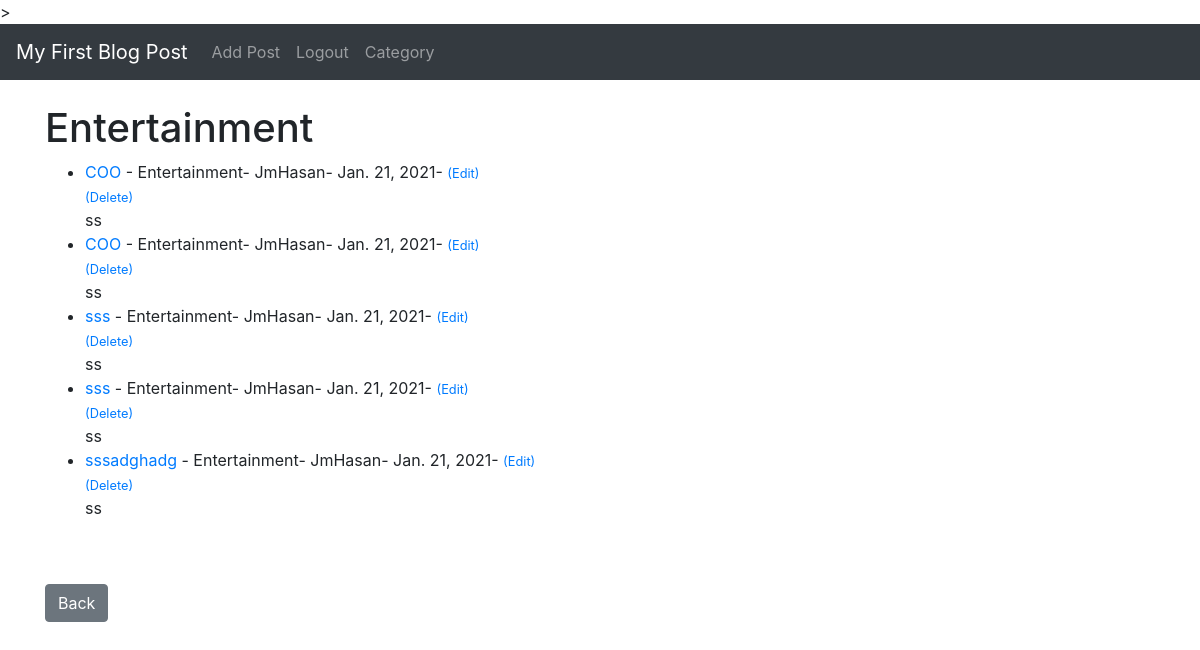
Screenshot of /category/Entertainment/ (signed in) with the database file from the repository.
### theblog/models.py (models this page shows, shortened)
class Post(models.Model):
    title = models.CharField(max_length=255)
    title_tag = models.CharField(max_length=255, default='My Blog')
    author = models.ForeignKey(User, on_delete=models.CASCADE)
    body = models.TextField()
    post_date = models.DateField(auto_now_add=True)
    category = models.CharField(max_length=255, default='coding')

### theblog/views.py (the view)
# urls.py: path('category/<str:cats>/', CategoryView, name='category'),
def CategoryView(request, cats):
    category_posts = Post.objects.filter(category=cats)
    return render(request, 'categories.html', {'cats': cats.title(), 'category_posts': category_posts})

### theblog/templates/categories.html (shortened to what this page needs)
{% extends 'base.html' %}
{% block content %}
{% if category_posts %}
    <h1>{{ cats }}</h1>
    <ul>
    {% for post in category_posts %}
        <li> <a href="{% url 'article-dtail' post.pk %}">{{post.title}} </a>-
            {{post.category}}-
            {{post.author.first_name}}{{post.author.last_name}}-
            {{post.post_date}}-
            <small>
             {% if user.is_authenticated %}
            <a href="{% url 'update_post' post.pk %}">(Edit)</a><br/>
            <a href="{% url 'delete_post' post.pk %}">(Delete)</a><br/>
            {% endif %}
            </small>
        {{post.body|slice:":200"|safe}}</li>
    {% endfor %}
    </ul>
    <br/><br/>
    <a href=" {% url 'home' %}  " class="btn btn-secondary">Back</a>
{% else %}
<h3>Sorry this category does not exist </h3>
{% endif %}
{% endblock %}

### rows the page displays
Post: title "COO", category "Entertainment", author.first_name "Jm", author.last_name "Hasan", post_date "Jan. 21, 2021", body "ss"
Post: title "COO", category "Entertainment", author.first_name "Jm", author.last_name "Hasan", post_date "Jan. 21, 2021", body "ss"
Post: title "sss", category "Entertainment", author.first_name "Jm", author.last_name "Hasan", post_date "Jan. 21, 2021", body "ss"
Post: title "sss", category "Entertainment", author.first_name "Jm", author.last_name "Hasan", post_date "Jan. 21, 2021", body "ss"
Post: title "sssadghadg", category "Entertainment", author.first_name "Jm", author.last_name "Hasan", post_date "Jan. 21, 2021", body "ss"

### other values shown
{{ cats }} "Entertainment"
